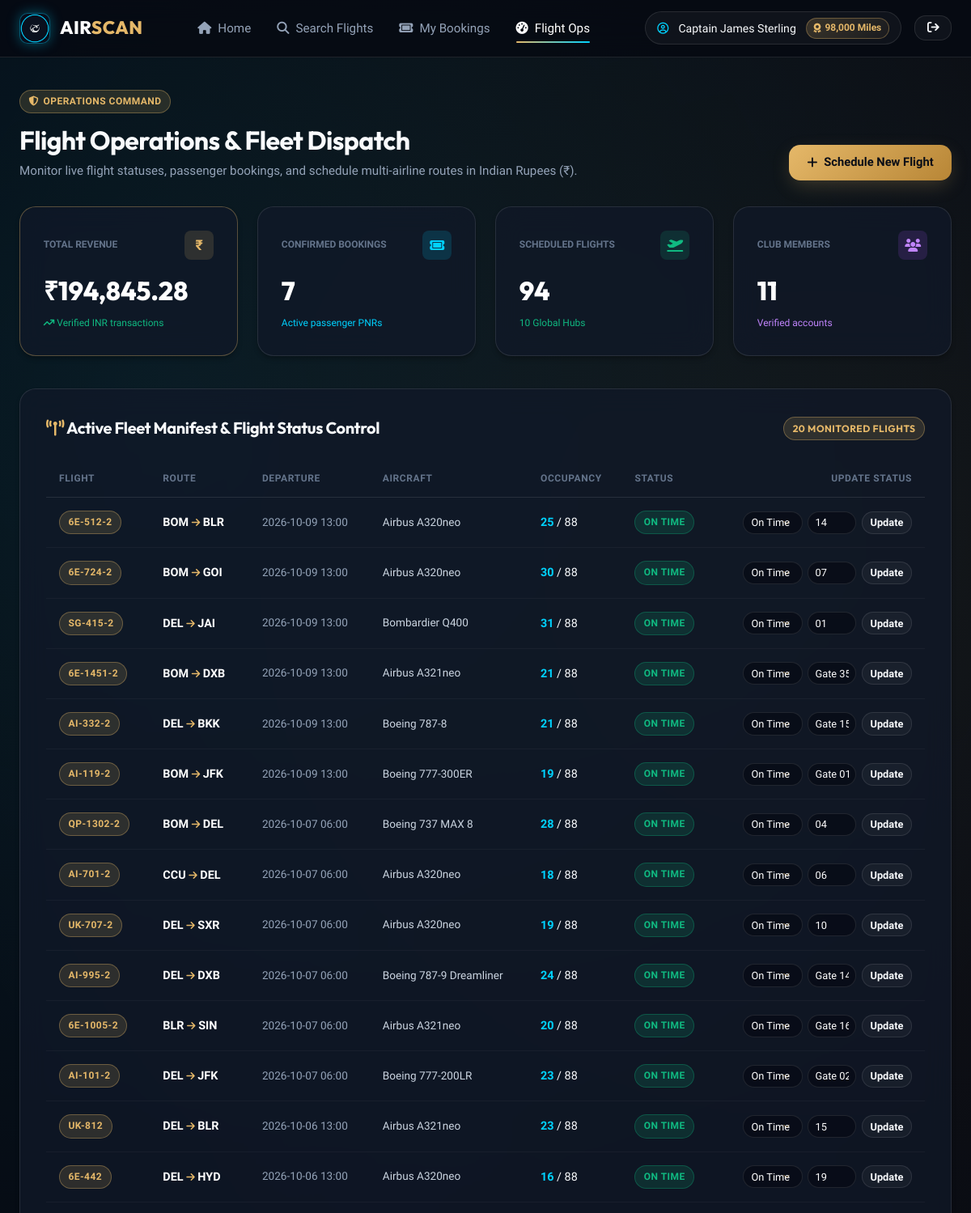
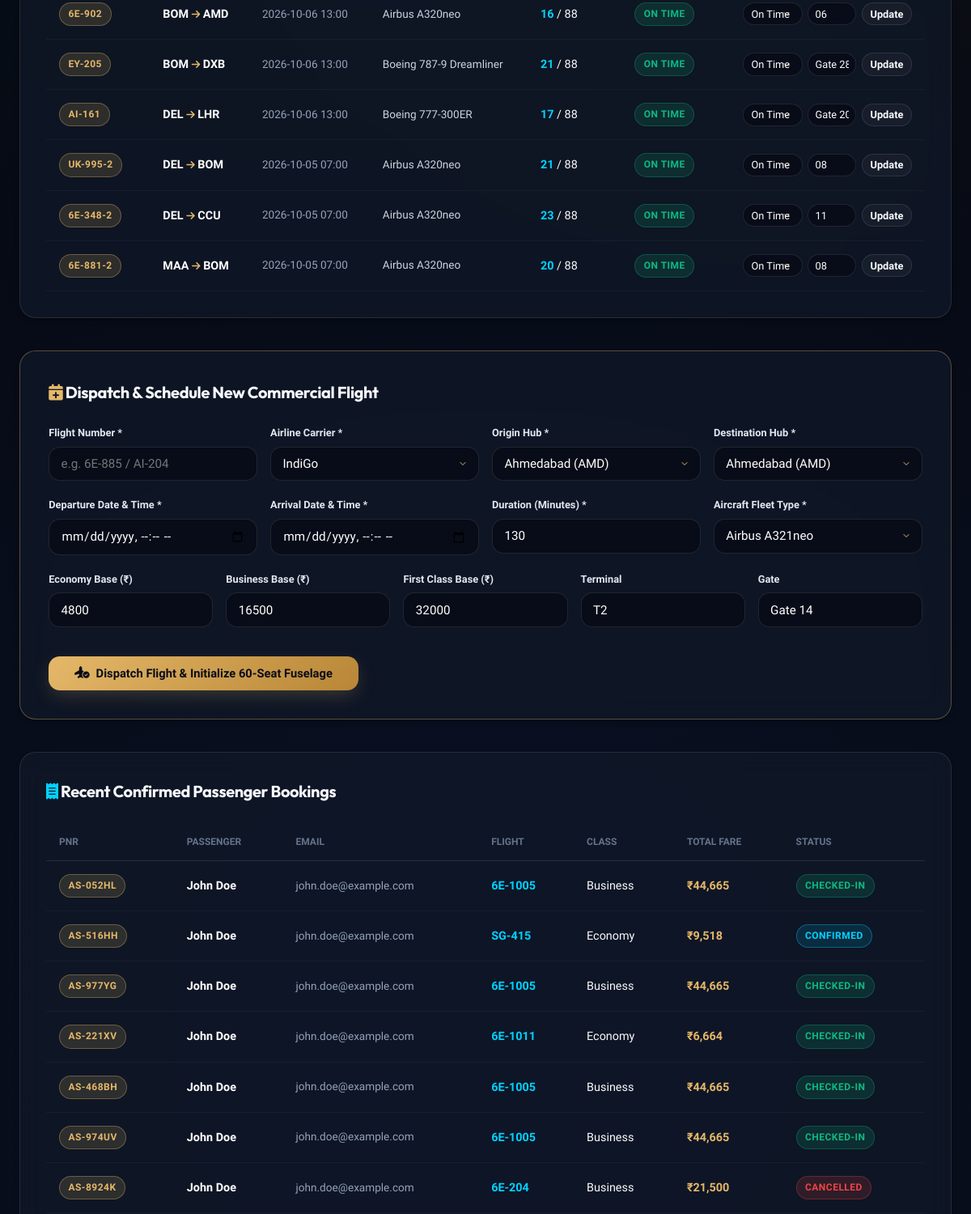
Page /admin (signed in, upper part) on the earlier database version (2 pictures, top to bottom).
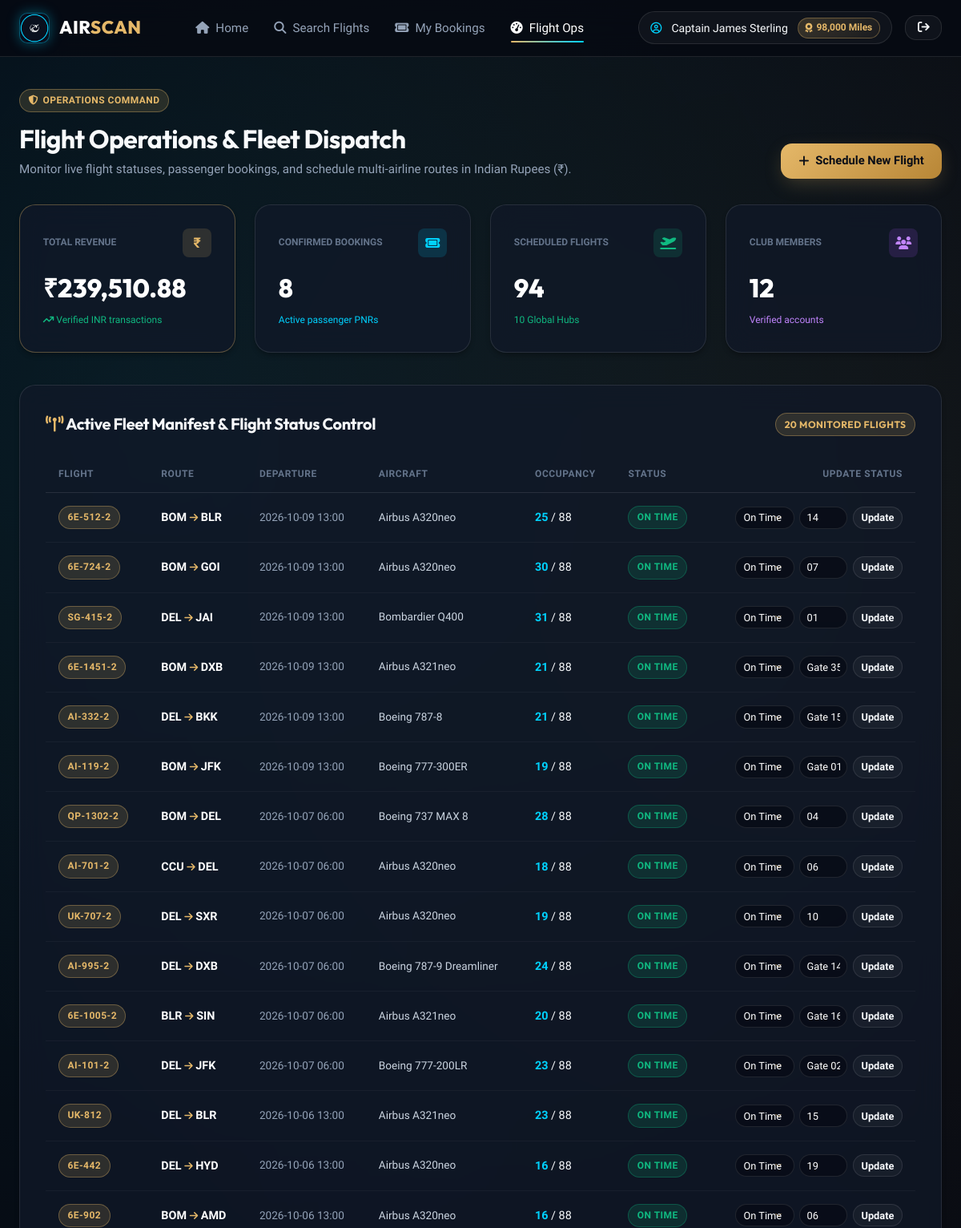
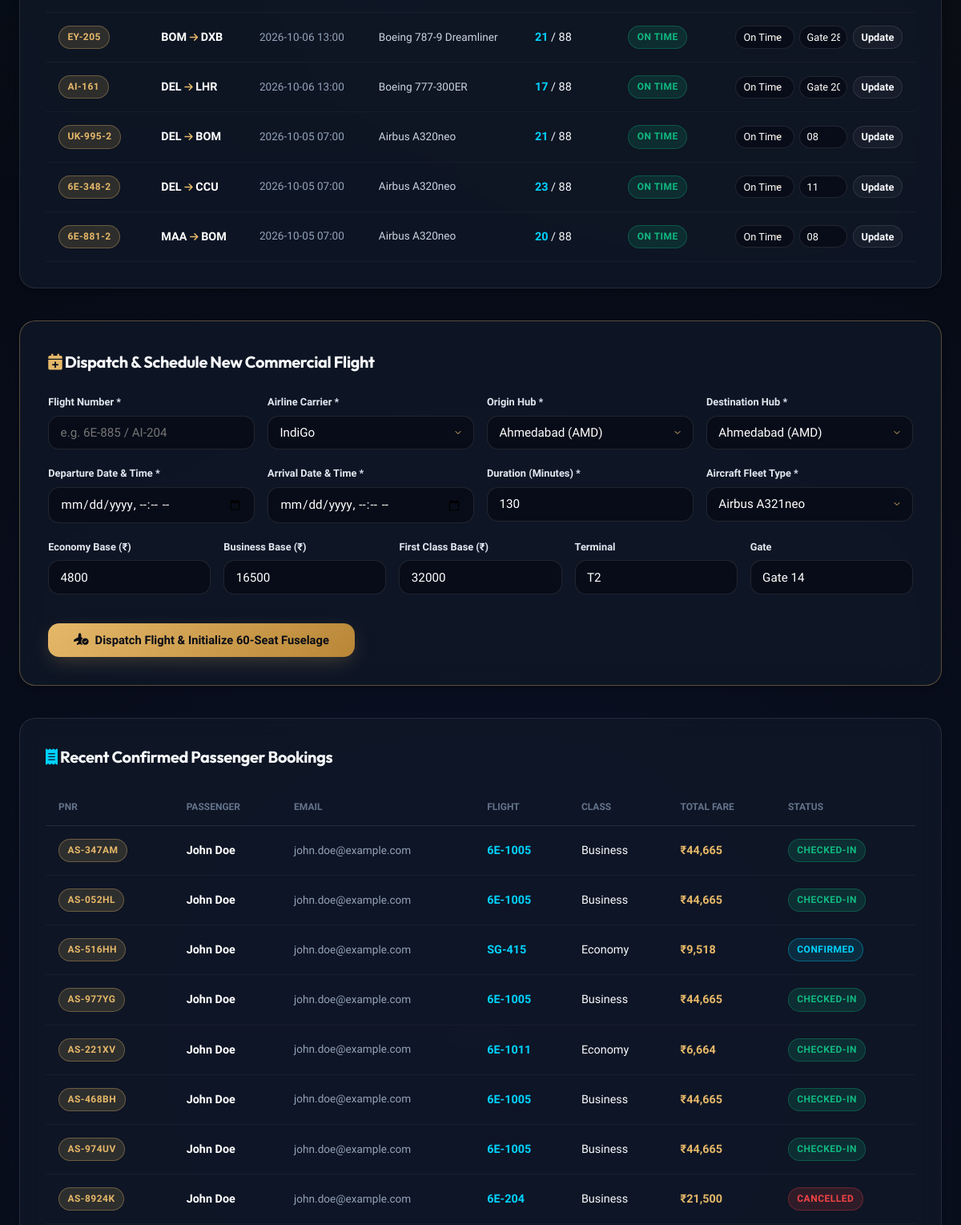
Same page on the later database version (2 pictures, top to bottom).
### tables this page shows
CREATE TABLE flights (
    id INTEGER PRIMARY KEY AUTOINCREMENT,
    flight_number TEXT NOT NULL UNIQUE,
    airline_name TEXT DEFAULT 'AeroLux Airways',
    origin_id INTEGER NOT NULL,
    destination_id INTEGER NOT NULL,
    departure_time TEXT NOT NULL,
    arrival_time TEXT NOT NULL,
    duration_minutes INTEGER NOT NULL,
    aircraft_model TEXT NOT NULL,
    status TEXT DEFAULT 'On Time',
    economy_price REAL NOT NULL,
    business_price REAL NOT NULL,
    first_price REAL NOT NULL,
    terminal TEXT DEFAULT 'T1',
    gate TEXT DEFAULT 'A4',
    created_at TEXT DEFAULT CURRENT_TIMESTAMP,
    FOREIGN KEY (origin_id) REFERENCES airports(id),
    FOREIGN KEY (destination_id) REFERENCES airports(id)
);

CREATE TABLE airports (
    id INTEGER PRIMARY KEY AUTOINCREMENT,
    code TEXT NOT NULL UNIQUE,
    name TEXT NOT NULL,
    city TEXT NOT NULL,
    country TEXT NOT NULL,
    timezone TEXT DEFAULT 'UTC'
);

CREATE TABLE bookings (
    id INTEGER PRIMARY KEY AUTOINCREMENT,
    booking_reference TEXT NOT NULL UNIQUE,
    user_id INTEGER NOT NULL,
    flight_id INTEGER NOT NULL,
    trip_type TEXT DEFAULT 'One-Way',
    cabin_class TEXT NOT NULL,
    total_fare REAL NOT NULL,
    payment_status TEXT DEFAULT 'Paid',
    booking_status TEXT DEFAULT 'Confirmed',
    booking_date TEXT DEFAULT CURRENT_TIMESTAMP,
    FOREIGN KEY (user_id) REFERENCES users(id),
    FOREIGN KEY (flight_id) REFERENCES flights(id)
);

CREATE TABLE users (
    id INTEGER PRIMARY KEY AUTOINCREMENT,
    full_name TEXT NOT NULL,
    email TEXT NOT NULL UNIQUE,
    password_hash TEXT NOT NULL,
    phone TEXT,
    passport_number TEXT,
    is_verified INTEGER DEFAULT 0,
    verification_code TEXT,
    verification_expiry TEXT,
    role TEXT DEFAULT 'passenger',
    miles INTEGER DEFAULT 12500,
    created_at TEXT DEFAULT CURRENT_TIMESTAMP
);

### app.py (the view)
@app.route('/admin')
@admin_required
def admin_dashboard():
    total_flights = Database.execute_query("SELECT COUNT(*) as cnt FROM flights", fetch_one=True)['cnt']
    total_bookings = Database.execute_query("SELECT COUNT(*) as cnt FROM bookings", fetch_one=True)['cnt']
    total_revenue = Database.execute_query("SELECT COALESCE(SUM(total_fare), 0) as rev FROM bookings WHERE booking_status != 'Cancelled'", fetch_one=True)['rev']
    total_users = Database.execute_query("SELECT COUNT(*) as cnt FROM users", fetch_one=True)['cnt']
    flights = Database.execute_query(
        """SELECT f.*, orig.code as origin_code, dest.code as destination_code,
                  (SELECT COUNT(*) FROM seats s WHERE s.flight_id = f.id AND s.is_occupied = 1) as booked_seats,
                  (SELECT COUNT(*) FROM seats s WHERE s.flight_id = f.id) as total_seats
           FROM flights f
           JOIN airports orig ON f.origin_id = orig.id
           JOIN airports dest ON f.destination_id = dest.id
           ORDER BY f.departure_time DESC LIMIT 20"""
    )
    recent_bookings = Database.execute_query(
        """SELECT b.*, u.full_name as passenger_name, u.email, f.flight_number
           FROM bookings b
           JOIN users u ON b.user_id = u.id
           JOIN flights f ON b.flight_id = f.id
           ORDER BY b.booking_date DESC LIMIT 10"""
    )
    airports = Database.execute_query("SELECT * FROM airports ORDER BY city ASC")
    return render_template(
        'admin.html',
        stats={
            'flights': total_flights,
            'bookings': total_bookings,
            'revenue': total_revenue,
            'users': total_users
        },
        flights=flights,
        bookings=recent_bookings,
        airports=airports
    )

### app.py (called while the page is built)
def admin_required(f):
    @wraps(f)
    def decorated_function(*args, **kwargs):
        if 'user_id' not in session:
            flash('Admin authentication required.', 'warning')
            return redirect(url_for('login', next=request.url))
        if session.get('user_role') != 'admin':
            flash('Access denied. Administrator privileges required.', 'danger')
            return redirect(url_for('index'))
        return f(*args, **kwargs)
    return decorated_function

@app.context_processor
def inject_global_data():
    current_user = None
    if 'user_id' in session:
        current_user = Database.execute_query(
            "SELECT id, full_name, email, phone, passport_number, is_verified, role, miles FROM users WHERE id = %s",
            (session['user_id'],),
            fetch_one=True
        )
    db_info = Database.get_db_info()
    return {
        'current_user': current_user,
        'db_info': db_info,
        'current_year': datetime.now().year
    }

### db.py (called while the page is built, shortened)
    @classmethod
    def determine_mode(cls):
        if cls._connection_mode:
            return cls._connection_mode

### templates/admin.html (shortened to what the changed rows need)
{% extends 'base.html' %}
{% block content %}
<div class="container" style="padding: 2.5rem 1.5rem 5rem;">
  <div style="display: flex; justify-content: space-between; align-items: flex-end; margin-bottom: 2rem; flex-wrap: wrap; gap: 1rem;">
    <div>
      <h1>Flight Operations & Fleet Dispatch</h1>
    </div>
  </div>
  <div style="display: grid; grid-template-columns: repeat(auto-fit, minmax(220px, 1fr)); gap: 1.5rem; margin-bottom: 2.5rem;">
    <div class="card-glass" style="border-color: var(--border-gold);">
      <div style="display: flex; justify-content: space-between; align-items: center; margin-bottom: 0.8rem;">
        <span style="font-size: 0.75rem; color: var(--text-dim); text-transform: uppercase; font-weight: 700;">Total Revenue</span>
        <div style="width: 36px; height: 36px; border-radius: 8px; background: rgba(229, 184, 105, 0.15); color: var(--gold-primary); display: flex; align-items: center; justify-content: center; font-weight: 700; font-size: 1.1rem;">
        </div>
      </div>
      <div style="font-size: 2rem; font-family: var(--font-heading); font-weight: 800; color: #fff;">
        ₹{{ "{:,.2f}".format(stats.revenue) }}
      </div>
      <span style="font-size: 0.75rem; color: var(--success);"><i class="fa-solid fa-arrow-trend-up"></i> Verified INR transactions</span>
    </div>
    <div class="card-glass">
      <div style="display: flex; justify-content: space-between; align-items: center; margin-bottom: 0.8rem;">
        <span style="font-size: 0.75rem; color: var(--text-dim); text-transform: uppercase; font-weight: 700;">Confirmed Bookings</span>
        <div style="width: 36px; height: 36px; border-radius: 8px; background: rgba(0, 210, 255, 0.15); color: var(--cyan-primary); display: flex; align-items: center; justify-content: center;">
        </div>
      </div>
      <div style="font-size: 2rem; font-family: var(--font-heading); font-weight: 800; color: #fff;">
        {{ stats.bookings }}
      </div>
      <span style="font-size: 0.75rem; color: var(--cyan-primary);">Active passenger PNRs</span>
    </div>
    <div class="card-glass">
      <div style="display: flex; justify-content: space-between; align-items: center; margin-bottom: 0.8rem;">
        <span style="font-size: 0.75rem; color: var(--text-dim); text-transform: uppercase; font-weight: 700;">Club Members</span>
        <div style="width: 36px; height: 36px; border-radius: 8px; background: rgba(168, 85, 247, 0.15); color: #c084fc; display: flex; align-items: center; justify-content: center;">
        </div>
      </div>
      <div style="font-size: 2rem; font-family: var(--font-heading); font-weight: 800; color: #fff;">
        {{ stats.users }}
      </div>
      <span style="font-size: 0.75rem; color: #c084fc;">Verified accounts</span>
    </div>
  </div>
  <div class="card-glass" style="margin-bottom: 2.5rem; padding: 2rem;">
    <div style="overflow-x: auto;">
      <table style="width: 100%; border-collapse: collapse; text-align: left; font-size: 0.9rem;">
        <thead>
          <tr style="border-bottom: 1px solid rgba(255, 255, 255, 0.1); color: var(--text-dim); font-size: 0.75rem; text-transform: uppercase; letter-spacing: 0.05em;">
            <th style="padding: 0.8rem 1rem;">Flight</th>
            <th style="padding: 0.8rem 1rem;">Route</th>
            <th style="padding: 0.8rem 1rem;">Departure</th>
            <th style="padding: 0.8rem 1rem;">Aircraft</th>
            <th style="padding: 0.8rem 1rem;">Occupancy</th>
            <th style="padding: 0.8rem 1rem;">Status</th>
            <th style="padding: 0.8rem 1rem; text-align: right;">Update Status</th>
          </tr>
        </thead>
        <tbody>
          {% for f in flights %}
            <tr style="border-bottom: 1px solid rgba(255, 255, 255, 0.04); transition: var(--transition);">
              <td style="padding: 1rem;">
                <span class="badge badge-gold">{{ f.flight_number }}</span>
              </td>
              <td style="padding: 1rem; font-weight: 700; color: #fff;">
                {{ f.origin_code }} <i class="fa-solid fa-arrow-right" style="font-size: 0.75rem; color: var(--gold-primary);"></i> {{ f.destination_code }}
              </td>
              <td style="padding: 1rem; color: var(--text-muted); font-size: 0.85rem;">
                {{ f.departure_time[:16] }}
              </td>
              <td style="padding: 1rem; color: #cbd5e1; font-size: 0.85rem;">
                {{ f.aircraft_model }}
              </td>
              <td style="padding: 1rem;">
                <span style="color: var(--cyan-primary); font-weight: 700;">{{ f.booked_seats }}</span> / {{ f.total_seats }}
              </td>
              <td style="padding: 1rem;">
                <span class="badge {% if f.status == 'On Time' %}badge-success{% elif f.status == 'Boarding' %}badge-warning{% elif f.status == 'Delayed' %}badge-danger{% else %}badge-gold{% endif %}">
                  {{ f.status }}
                </span>
              </td>
              <td style="padding: 1rem; text-align: right;">
                <form action="{{ url_for('update_flight_status') }}" method="POST" style="display: inline-flex; gap: 0.4rem; align-items: center;">
                  <select name="status" class="input-box" style="padding: 0.35rem 0.6rem; font-size: 0.8rem; width: auto;">
                    <option value="On Time" {% if f.status == 'On Time' %}selected{% endif %}>On Time</option>
                  </select>
                  <input type="text" name="gate" value="{{ f.gate }}" class="input-box" style="padding: 0.35rem 0.5rem; font-size: 0.8rem; width: 60px;" placeholder="Gate">
                  <button type="submit" class="btn btn-glass" style="padding: 0.35rem 0.6rem; font-size: 0.8rem;">
                    Update
                  </button>
                </form>
              </td>
            </tr>
          {% endfor %}
        </tbody>
      </table>
    </div>
  </div>
  <div class="card-glass" style="padding: 2rem;">
    <div style="overflow-x: auto;">
      <table style="width: 100%; border-collapse: collapse; text-align: left; font-size: 0.9rem;">
        <thead>
          <tr style="border-bottom: 1px solid rgba(255, 255, 255, 0.1); color: var(--text-dim); font-size: 0.75rem; text-transform: uppercase;">
            <th style="padding: 0.8rem 1rem;">PNR</th>
            <th style="padding: 0.8rem 1rem;">Passenger</th>
            <th style="padding: 0.8rem 1rem;">Email</th>
            <th style="padding: 0.8rem 1rem;">Flight</th>
            <th style="padding: 0.8rem 1rem;">Class</th>
            <th style="padding: 0.8rem 1rem;">Total Fare</th>
            <th style="padding: 0.8rem 1rem;">Status</th>
          </tr>
        </thead>
        <tbody>
          {% for b in bookings %}
            <tr style="border-bottom: 1px solid rgba(255, 255, 255, 0.04);">
              <td style="padding: 1rem;">
                <span class="badge badge-gold">{{ b.booking_reference }}</span>
              </td>
              <td style="padding: 1rem; font-weight: 700; color: #fff;">{{ b.passenger_name }}</td>
              <td style="padding: 1rem; color: var(--text-muted); font-size: 0.85rem;">{{ b.email }}</td>
              <td style="padding: 1rem; font-weight: 700; color: var(--cyan-primary);">{{ b.flight_number }}</td>
              <td style="padding: 1rem;">{{ b.cabin_class }}</td>
              <td style="padding: 1rem; font-weight: 700; color: var(--gold-primary);">₹{{ "{:,}".format(b.total_fare|int) }}</td>
              <td style="padding: 1rem;">
                <span class="badge {% if b.booking_status == 'Checked-In' %}badge-success{% elif b.booking_status == 'Cancelled' %}badge-danger{% else %}badge-cyan{% endif %}">
                  {{ b.booking_status }}
                </span>
              </td>
            </tr>
          {% endfor %}
        </tbody>
      </table>
    </div>
  </div>
</div>
{% endblock %}

Differences in the rows shown:
added bookings: booking_reference "AS-347AM", passenger_name "John Doe", email "john.doe@example.com", flight_number "6E-1005", cabin_class "Business", total_fare "44,665", booking_status "CHECKED-IN"
Other differences:
{{ "{:,.2f}".format(stats.revenue) }}: "194,845.28" → "239,510.88"
{{ stats.bookings }}: "7" → "8"
{{ stats.users }}: "11" → "12"
